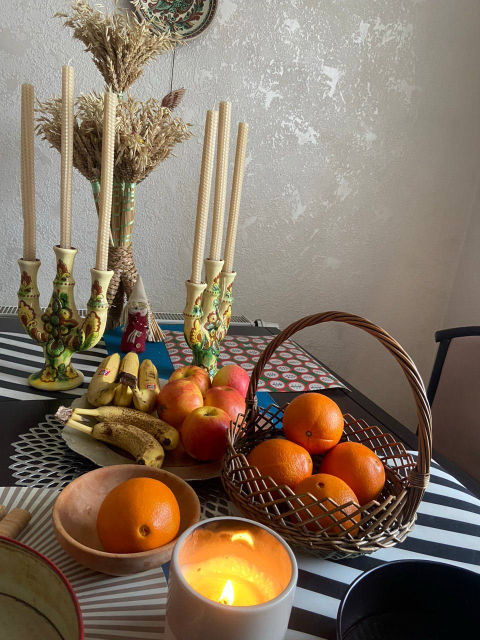
#> input picture 2023-2024/PMP-33/coursework/Viktoriia Hoshovska/candles_l.jpg, 960 x 1280 px (shown at 1/2 size)
$ python opencv_thesis.py
#> lines starting #> are read from the running program, lines starting #| are printed output that depends on the picture
#> further down, image1 is the input picture: shape (1280, 960, 3); mean B, G, R 97, 114.2, 130.6
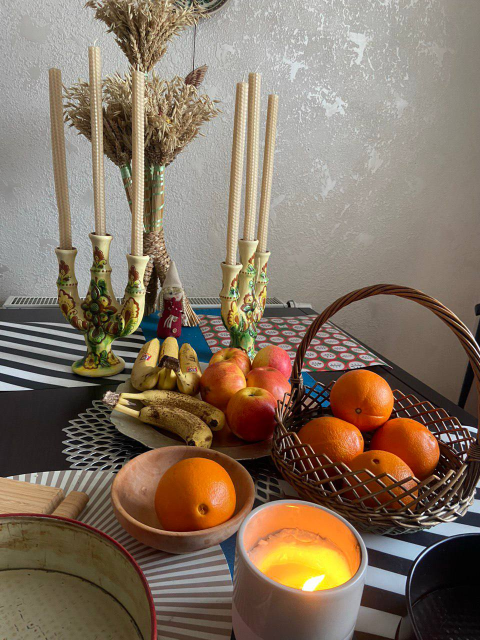
#> input picture 2023-2024/PMP-33/coursework/Viktoriia Hoshovska/candles_r.jpg, 960 x 1280 px (shown at 1/2 size)
#> further down, image2 is the input picture: shape (1280, 960, 3); mean B, G, R 97.7, 114.8, 132
import numpy as np
import cv2

def normalize_points(points):
    mean = np.mean(points, axis=0)
    std = np.std(points) # standard deviation, sqrt(Variance)
    transform = np.array([[1/std, 0, -mean[0]/std],
                          [0, 1/std, -mean[1]/std],
                          [0, 0, 1]])
    points_h = np.hstack((points, np.ones((points.shape[0], 1))))
    points_norm = (transform @ points_h.T).T
    return points_norm[:, :2], transform

def fundamental_matrix(points1, points2):
    # Normalizing points
    points1, T1 = normalize_points(points1)
    points2, T2 = normalize_points(points2)

    A = np.zeros((points1.shape[0], 9))
    for i in range(points1.shape[0]):
        x1, y1 = points1[i]
        x2, y2 = points2[i]
        A[i] = [x2*x1, x2*y1, x2, y2*x1, y2*y1, y2, x1, y1, 1]

    # Solving for F using SVD
    _, _, Vt = np.linalg.svd(A)
    F = Vt[-1].reshape(3, 3)

    # Enforcing rank-2 constraint
    U, S, Vt = np.linalg.svd(F)
    S[-1] = 0
    F = U @ np.diag(S) @ Vt

    # Denormalizing the fundamental matrix
    F = T2.T @ F @ T1

    return F

def ransac_fundamental_matrix(kp1, kp2, matches, threshold=0.7):
    if len(matches) < 8:
        return [], None

    points1 = np.float32([kp1[m.queryIdx].pt for m in matches])
    points2 = np.float32([kp2[m.trainIdx].pt for m in matches])

    best_inliers = []
    best_F = None
    iterations = 2000
    points_n = 8

    for _ in range(iterations):
        indices = np.random.choice(len(matches), points_n, replace=False)
        sample_points1 = points1[indices]
        sample_points2 = points2[indices]

        F = fundamental_matrix(sample_points1, sample_points2)

        points1_h = np.hstack((points1, np.ones((points1.shape[0], 1))))
        points2_h = np.hstack((points2, np.ones((points2.shape[0], 1))))

        lines1 = F @ points2_h.T
        lines2 = F.T @ points1_h.T

        errors = []
        for i in range(points1.shape[0]):
            error1 = np.abs(np.dot(lines1[:, i], points1_h[i])) / np.linalg.norm(lines1[:2, i])
            error2 = np.abs(np.dot(lines2[:, i], points2_h[i])) / np.linalg.norm(lines2[:2, i])
            errors.append((error1 + error2) / 2)

        inliers = [m for i, m in enumerate(matches) if errors[i] < threshold]

        if len(inliers) > len(best_inliers):
            best_inliers = inliers
            best_F = F

    return best_inliers, best_F

def find_matching_points(image1, image2):
    # Resizing images to fit within a window
    max_height = 600
    max_width = 800
    scale1 = min(max_height / image1.shape[0], max_width / image1.shape[1])
#> scale1 = 0.469
    scale2 = min(max_height / image2.shape[0], max_width / image2.shape[1])
#> scale2 = 0.469
    scale = min(scale1, scale2)
#> scale = 0.469

    resized_image1 = cv2.resize(image1, None, fx=scale, fy=scale, interpolation=cv2.INTER_AREA)
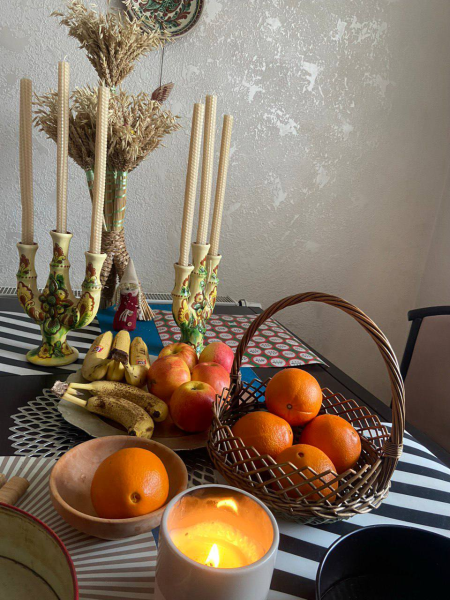
#> resized_image1: shape (600, 450, 3); mean B, G, R 97, 114.2, 130.6
    resized_image2 = cv2.resize(image2, None, fx=scale, fy=scale, interpolation=cv2.INTER_AREA)
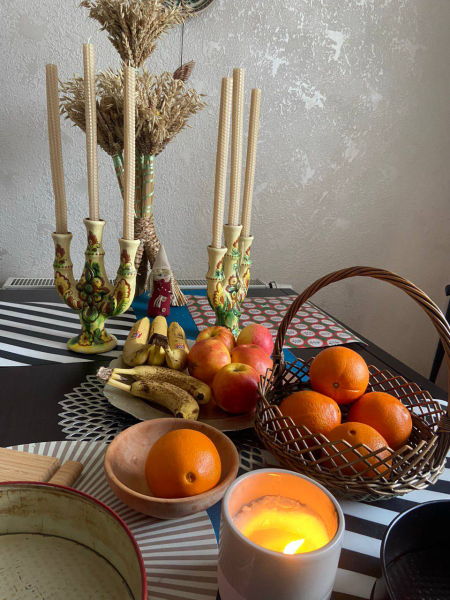
#> resized_image2: shape (600, 450, 3); mean B, G, R 97.7, 114.8, 132

    # Converting to grayscale
    gray_image1 = cv2.cvtColor(resized_image1, cv2.COLOR_BGR2GRAY)
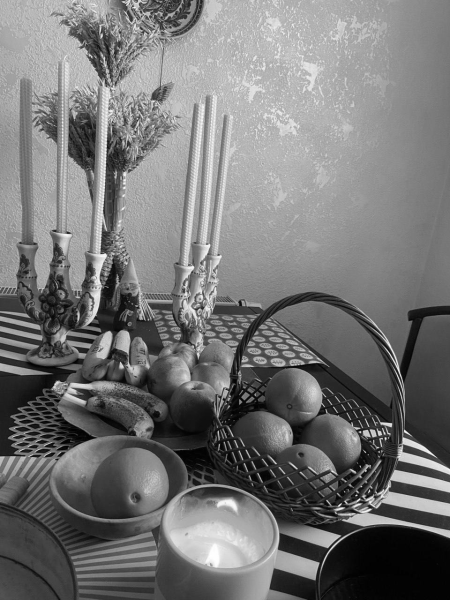
#> gray_image1: shape (600, 450); min 0, max 255, mean 117.1
    gray_image2 = cv2.cvtColor(resized_image2, cv2.COLOR_BGR2GRAY)
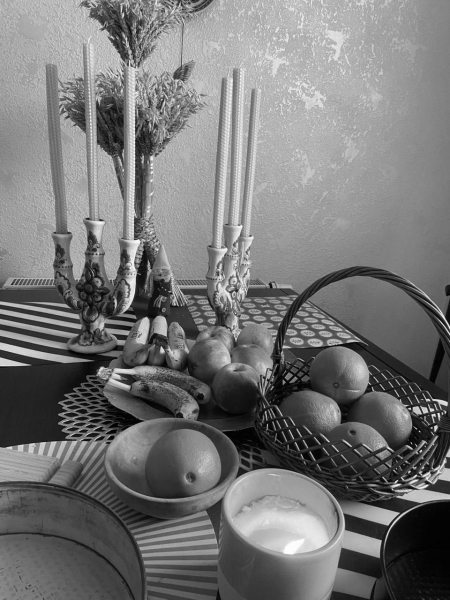
#> gray_image2: shape (600, 450); min 0, max 254, mean 118

    # Getting keypoints and descriptors
    sift = cv2.SIFT_create()
    keypoints1, descriptors1 = sift.detectAndCompute(gray_image1, None)
#> keypoints1 = 1596 keypoints; strongest (x, y, size): (390, 425, 2.9), (68, 233, 1.8), (380, 433, 2.6), (121, 366, 3.2)
    keypoints2, descriptors2 = sift.detectAndCompute(gray_image2, None)
#> keypoints2 = 1540 keypoints; strongest (x, y, size): (436, 427, 2.7), (432, 410, 2.4), (445, 403, 3.3), (162, 350, 3.2)

    # Matching descriptors
    FLANN_INDEX_KDTREE = 1
    index_params = dict(algorithm=FLANN_INDEX_KDTREE, trees=5)
    search_params = dict(checks=50)

    flann = cv2.FlannBasedMatcher(index_params, search_params)
    matches = flann.knnMatch(descriptors1, descriptors2, k=2)
#> matches = 1596 matches

    # Applying Lowe's ratio test
    good_matches = []
    for m, n in matches:
        if m.distance < 0.7 * n.distance:
            good_matches.append(m)
#> after the loop, good_matches = 669 matches

    # Computing fundamental matrix and filtering matches using RANSAC
    inliers, F = ransac_fundamental_matrix(keypoints1, keypoints2, good_matches)
#> in ransac_fundamental_matrix, `points1 = np.float32([kp1[m.queryIdx].pt for m in matches])`: points1 = 669 pairs, first value 11.14 to 389.8, second value 17.15 to 595.3
#> in ransac_fundamental_matrix, `points2 = np.float32([kp2[m.trainIdx].pt for m in matches])`: points2 = 669 pairs, first value 51.87 to 445.1, second value 3.93 to 593.2
#> the loop in ransac_fundamental_matrix, `for _ in range(iterations):` made 2000 passes
#> (indices, T1 in fundamental_matrix, T2 in fundamental_matrix, inliers, best_inliers) on passes 1, 2, 12: ([580, 310, 14, 542, 76, 165, 497, 468], [[0.00645, 0, -1.01], [0, 0.00645, -2], [0, 0, 1]], [[0.00699, 0, -1.37], [0, 0.00699, -2.03], [0, 0, 1]], 10 matches, 10 matches), ([280, 639, 597, 31, 142, 270, 317, 121], [[0.00674, 0, -0.997], [0, 0.00674, -1.94], [0, 0, 1]], [[0.00716, 0, -1.32], [0, 0.00716, -1.93], [0, 0, 1]], 26 matches, 26 matches), ([302, 306, 394, 234, 6, 233, 615, 653], [[0.00637, 0, -1.07], [0, 0.00637, -2.04], [0, 0, 1]], [[0.00677, 0, -1.4], [0, 0.00677, -2.05], [0, 0, 1]], 32 matches, 32 matches)
#> (indices, T1 in fundamental_matrix, T2 in fundamental_matrix, inliers) on passes 3 to 5: ([299, 379, 162, 239, 264, 229, 69, 158], [[0.00649, 0, -0.628], [0, 0.00649, -1.88], [0, 0, 1]], [[0.00722, 0, -0.968], [0, 0.00722, -1.97], [0, 0, 1]], 11 matches), ([196, 593, 105, 28, 320, 513, 2, 53], [[0.00552, 0, -0.615], [0, 0.00552, -2.28], [0, 0, 1]], [[0.00642, 0, -1.02], [0, 0.00642, -2.55], [0, 0, 1]], 6 matches), ([362, 466, 202, 78, 209, 149, 564, 139], [[0.0067, 0, -0.823], [0, 0.0067, -2.11], [0, 0, 1]], [[0.00757, 0, -1.22], [0, 0.00757, -2.26], [0, 0, 1]], 23 matches)

    # Displaying matches
    matches = cv2.drawMatches(resized_image1, keypoints1, resized_image2, keypoints2, inliers, None, matchesMask=None)
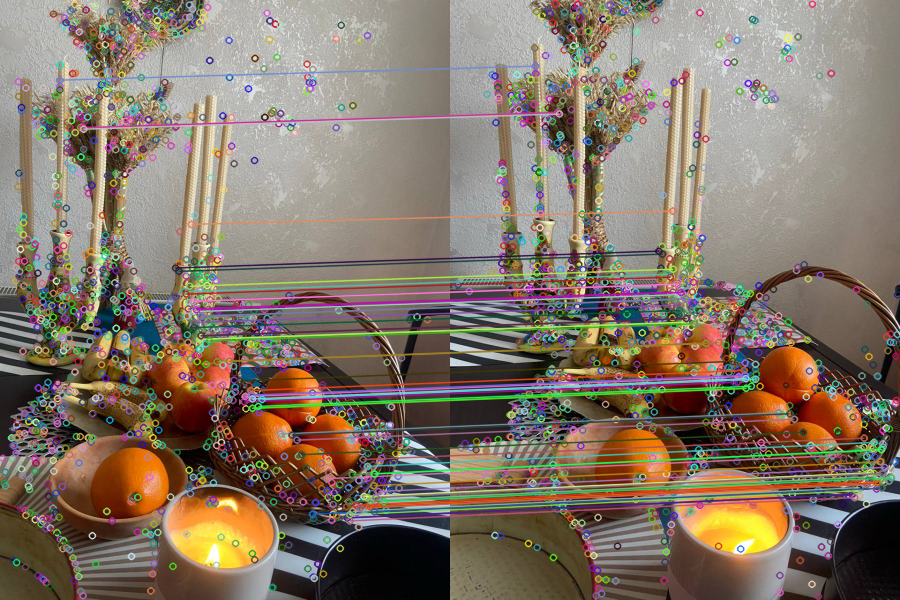
#> matches: shape (600, 900, 3); mean B, G, R 104.5, 118.9, 132.7
    cv2.imshow('Matched Points', matches)
    cv2.waitKey(0)
    cv2.destroyAllWindows()

if __name__ == "__main__":

    image1 = cv2.imread('candles_l.jpg')
    image2 = cv2.imread('candles_r.jpg')

    find_matching_points(image1, image2)
